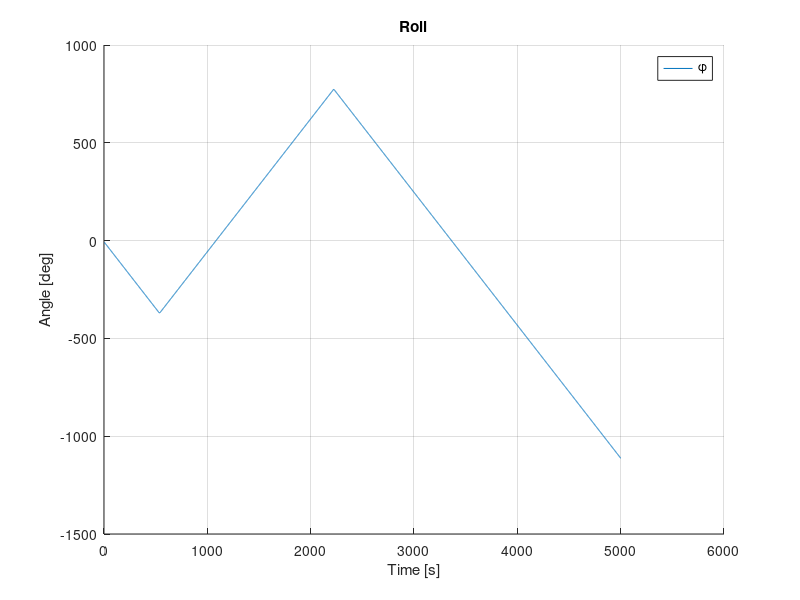
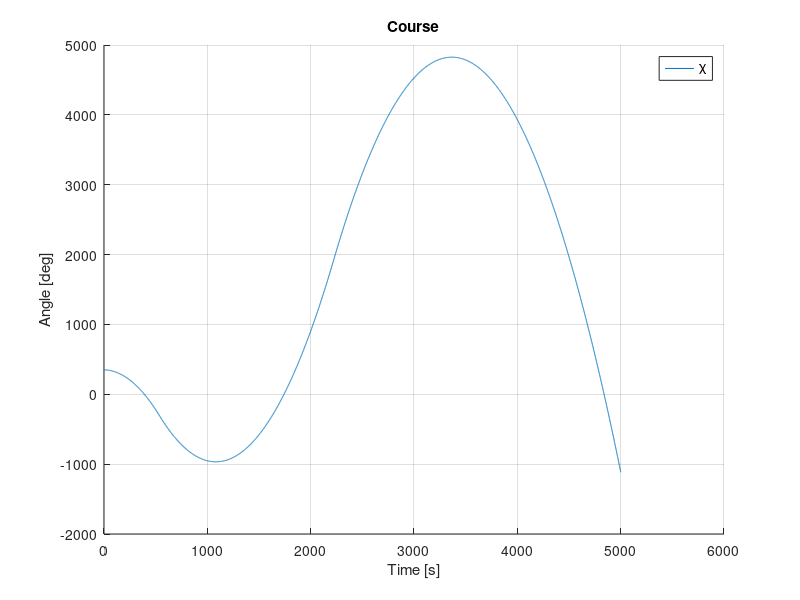
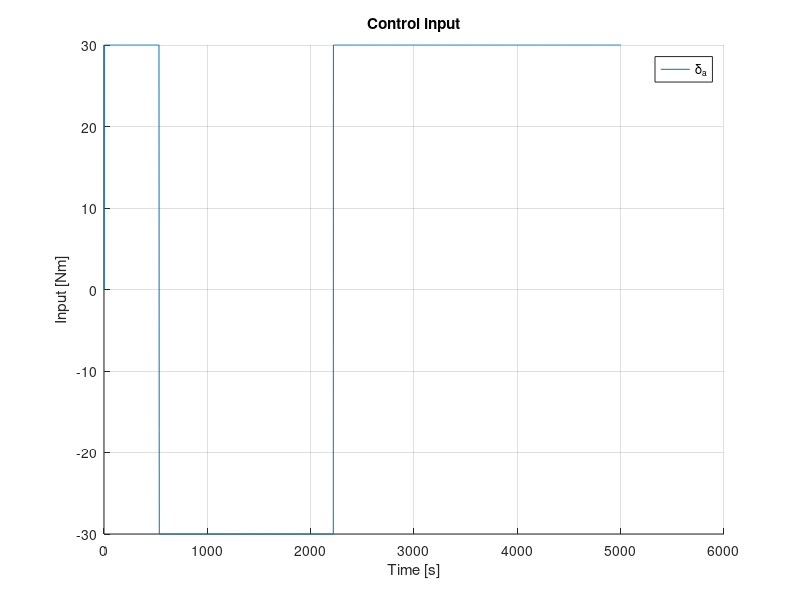
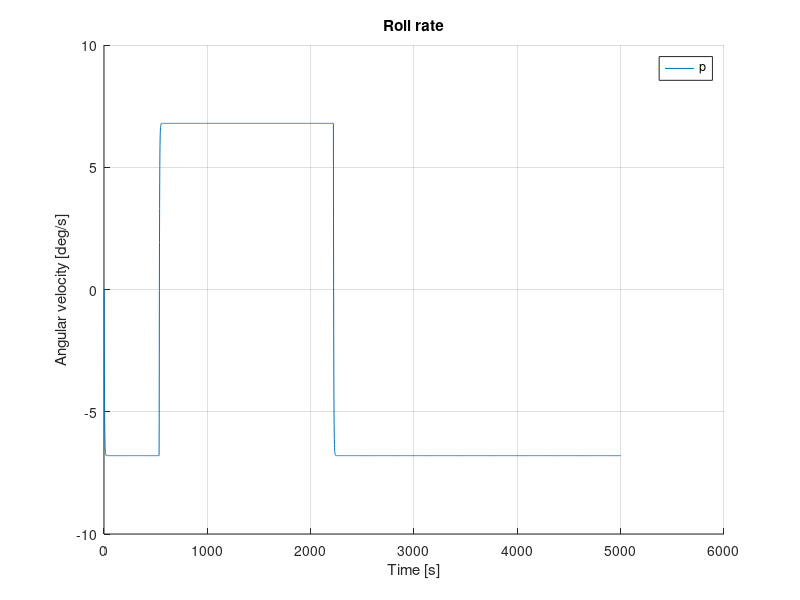

The MATLAB script that drew these images, in order:
%% Description
% M-script for numerically solving the differential equations for a course
% controller. The course controller consists of a controller in cascade
% with a roll controller
%
% System equations
%   p_dot = -a_phi_1*p + a_phi_2*delta_a
%
%   chi_dot = g/V_g*(phi + d)
%
%   delta_a_dot = -T_a*delta_a + T_a*delta_a^c
%
%   phi_ref = e_chi*(Ki/s + Kp)
%
%   delta_a_ref = e_phi*Kp + k_d*p

%%
clear;
clc;
close all;

%% Simulation time
h = 0.1;                     % sample time (s)
N  = 5000;                   % number of samples. Should be adjusted
t = 1:N+1;

%% Constants
deg2rad = pi/180;   
rad2deg = 180/pi;

g = 9.81;

%% Model parameters
V_g = 540/3.6; % SOG (assuming V_w = 0) in m/s

a_phi_1 = 2.87;
a_phi_2 = -0.65;

T_a = 7.5;
W_chi = 10; % Should be between 5 and 10

delta_a_max = 30;   % deg
e_phi_max = 15;     % deg
zeta_phi = sqrt(2)/2; % ~0.707

zeta_chi = 1; % > 0

% Exploting eq. 6.7 to 6.9 in B&W
k_p_phi = delta_a_max/e_phi_max * sign(a_phi_2);
w_phi_n = sqrt(abs(a_phi_2) * delta_a_max/e_phi_max);
k_d_phi = (2*zeta_phi*w_phi_n - a_phi_1)/a_phi_2;

w_n_chi = 1/W_chi * w_phi_n;

% Ecploiting 6.12 & 6.12 in B&W 
k_p_chi = 2*zeta_chi*w_n_chi*V_g/g;
k_i_chi = w_n_chi^2*V_g/g;

%% Disturbance
d_chi = 1.5*deg2rad;

%% Initial and reference values
phi = -10*deg2rad;
chi = 350*deg2rad;
delta_a = 0;
p = 0;

phi_ref = 0; 
delta_a_ref = 0; 

chi_ref = zeros(N+1, 3);
chi_ref(N/5:N/2) = 15*deg2rad;
chi_ref(N/2+1:N+1) = -15*deg2rad;

e_chi_int = 0; % The integrator for chi
%% Memory allocation
table = zeros(N+1,4); % chi, phi, delta_a, p       

%% Simulation loop

for i = 1:N+1,
    dt = (i-1)*h;                 
    
    % Limit the gain in delta_a
    if(abs(delta_a)*rad2deg >= delta_a_max)
       delta_a = sign(delta_a)*delta_a_max*deg2rad; 
    end
     
    % Calculate system states
    e_chi = chi_ref(i) - chi;
    phi_ref = k_p_chi*e_chi + k_i_chi*e_chi_int;
    e_phi = phi_ref - phi;
    delta_a_ref = e_phi*k_p_phi + k_d_phi*p;
    
    % Calculate the differential equations
    chi_dot = g/V_g*(phi + d_chi);
    phi_dot = p;
    delta_a_dot = -T_a*delta_a + T_a*delta_a_ref; 
    p_dot = -a_phi_1*p + a_phi_2*delta_a;
    e_chi_int_dot = e_chi;
    
    % Store values of step i
    table(i,:) = [chi phi delta_a p]; 
    
    % Calculate values for i+1
    chi = chi + h*chi_dot;
    phi = phi + h*phi_dot;
    delta_a = delta_a + h*delta_a_dot;
    p = p + h*p_dot;
    e_chi_int = e_chi_int + h*e_chi_int_dot;
end 

%% PLOT FIGURES
chi       = rad2deg*table(:,1);  
phi       = rad2deg*table(:,2); 
delta_a   = rad2deg*table(:,3);
p         = rad2deg*table(:,4);

figure (1); clf;
hold on;
plot(t, phi);
hold off;
grid on;
legend('\phi');
title('Roll');
xlabel('Time [s]'); 
ylabel('Angle [deg]');

figure (2); clf;
hold on;
plot(t, chi);
hold off;
grid on;
legend('\chi');
title('Course');
xlabel('Time [s]'); 
ylabel('Angle [deg]');

figure (3); clf;
hold on;
plot(t, delta_a);
hold off;
grid on;
legend('\delta_a');
title('Control input');
xlabel('Time [s]'); 
ylabel('Input [Nm]');

figure (4); clf;
hold on;
plot(t, p);
hold off;
grid on;
legend('p');
title('Roll rate');
xlabel('Time [s]'); 
ylabel('Angular velocity [deg/s]');
